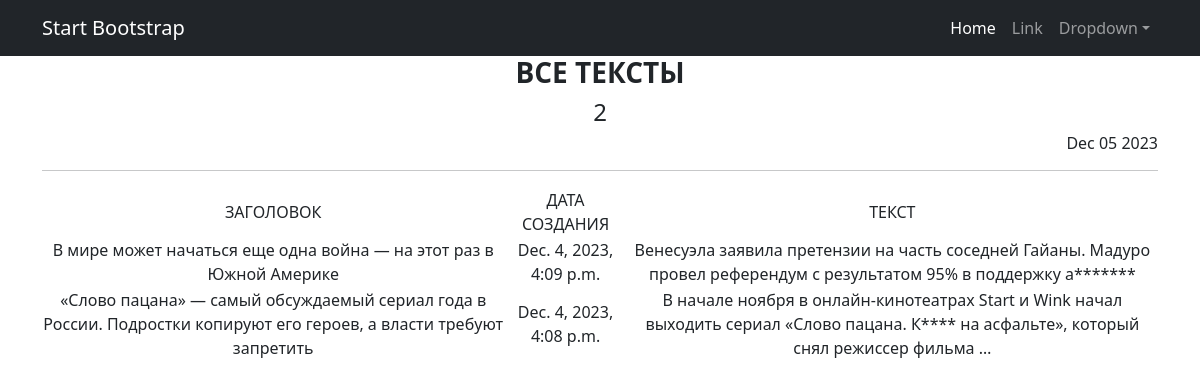
/posts/, run on the app's committed database.
### news_app/models.py (models this page shows, shortened)
class Post(models.Model):
    author = models.ForeignKey(Author, on_delete=models.CASCADE)
    NEWS = 'NW'
    ARTICLE = 'AR'
    CATEGORY_CHOICES = (
        (NEWS, 'Новость'),
        (ARTICLE, 'Статья'),
    )
    categoryType = models.CharField(max_length=2, choices=CATEGORY_CHOICES, default=ARTICLE)
    dateCreation = models.DateTimeField(auto_now=True)
    postCategory = models.ManyToManyField(Category, through='PostCategory')
    title = models.CharField(max_length=128)
    text = models.TextField()
    rating = models.SmallIntegerField(default=0)

### news_app/views.py (the view)
# urls.py: path('', PostsList.as_view()),
class PostsList(ListView):
    model = Post
    ordering = '-dateCreation'
    template_name = 'posts.html'
    context_object_name = 'posts'
    def get_context_data(self, **kwargs):
        context = super().get_context_data(**kwargs)
        context['time_now'] = datetime.utcnow()
        context['next_sale'] = None
        return context

### news_app/templatetags/custom_filters.py (called while the page is built)
@register.filter()
def censor(text):
    bad_words = ['аннексии', 'кровь']
    words = text.split()
    censor_list = []
    for word in words:
        if word.lower() in bad_words:
            censor_word = word[0] + '*' * (len(word) - 1)
            censor_list.append(censor_word)
        else:
            censor_list.append(word)
    return ' '.join(censor_list)

### templates/posts.html (shortened to what this page needs)
{% extends 'flatpages/default.html' %}
{% load custom_filters %}
{% block content %}
   <h3><strong>ВСЕ ТЕКСТЫ</strong></h3>
   <h4>{{ posts|length }}</h4>
   <h6> <div align="right"> {{ time_now|date:'M d Y' }}</div> </h6>
   <hr>
   {% if posts %}
       <table>
           <tr>
               <td>ЗАГОЛОВОК</td>
               <td>ДАТА СОЗДАНИЯ</td>
               <td>ТЕКСТ</td>
           </tr>
           {% for post in posts %}
           <tr>
               <td>{{ post.title|censor }}</td>
               <td>{{ post.dateCreation }}</td>
               <td>{{ post.text|censor|truncatewords:20 }}</td>
           </tr>
           {% endfor %}
       </table>
   {% else %}
       <h2>НОВОСТЕЙ НЕТ!</h2>
   {% endif %}
{% endblock content %}

### templates/flatpages/default.html (shortened to what this page needs)
<!DOCTYPE html>
<html lang="en">
{% load custom_filters %}
    <head>
        {% load static %}
        <link href="{% static 'css/styles.css' %}" rel="stylesheet" />
    </head>
    <body>
        <nav class="navbar navbar-expand-lg navbar-dark bg-dark">
            <div class="container">
                <a class="navbar-brand" href="#">Start Bootstrap</a>
                <div class="collapse navbar-collapse" id="navbarSupportedContent">
                    <ul class="navbar-nav ms-auto mb-2 mb-lg-0">
                        <li class="nav-item"><a class="nav-link active" aria-current="page" href="#">Home</a></li>
                        <li class="nav-item"><a class="nav-link" href="#">Link</a></li>
                        <li class="nav-item dropdown">
                            <a class="nav-link dropdown-toggle" id="navbarDropdown" href="#" role="button" data-bs-toggle="dropdown" aria-expanded="false">Dropdown</a>
                        </li>
                    </ul>
                </div>
            </div>
        </nav>
        <div class="container">
           <div class="row">
               <div class="col-lg-12 text-center">
                   {% block content %}{% endblock content %}
               </div>
           </div>
        </div>
    </body>
</html>

### data on the page
Post: title|censor "В мире может начаться еще одна война — на этот раз в Южной Америке", dateCreation "Dec. 4, 2023, 4:09 p.m.", text|censor "Венесуэла заявила претензии на часть соседней Гайаны. Мадуро провел референдум с результатом 95% в поддержку а*******"
Post: title|censor "«Слово пацана» — самый обсуждаемый сериал года в России. Подростки копируют его героев, а власти требуют запретить", dateCreation "Dec. 4, 2023, 4:08 p.m.", text|censor "В начале ноября в онлайн-кинотеатрах Start и Wink начал выходить сериал «Слово пацана. К**** на асфальте», который снял режиссер фильма …"

### other printed values
{{ posts|length }} "2"
{{ time_now|date:'M d Y' }} "Dec 05 2023"
